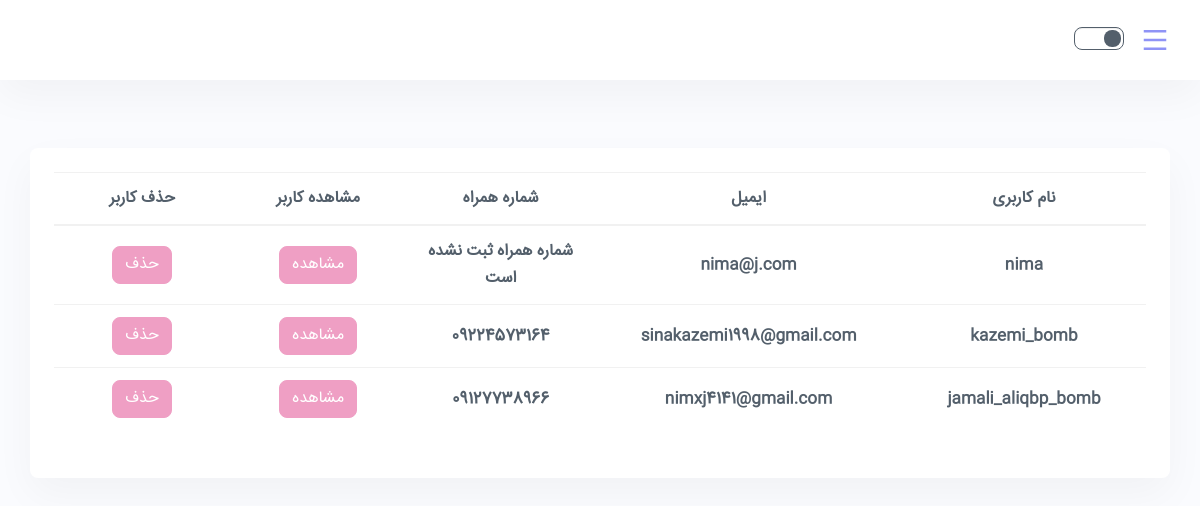
Before: /show-users-admin/ (signed in) with the older database file.
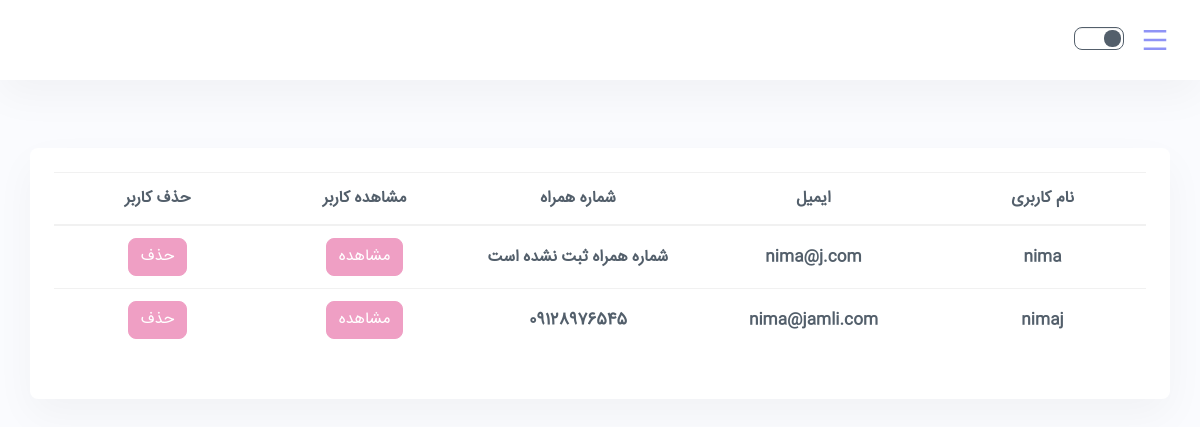
After: the same page with the newer database file.
### DongLand/models.py (models this page shows)
class User(AbstractUser):
    phone_number = models.CharField(max_length=100)
    address = models.CharField(max_length=200)

### DongLand/views.py (the view)
# urls.py: path('show-users-admin/', views.show_users_admin, name='show_users_admin'),
@login_required(login_url='login_page')
def show_users_admin(request):
    list(messages.get_messages(request))
    current_user = request.user
    users = User.objects.all()
    list_of_users = list(users)
    has_access = request.user.is_staff
    if not has_access:
        return render(request, "bad_access.html")
    context = {"friends": list_of_users}
    return render(request, "admin_show_users.html", context)

### templates/admin_show_users.html (shortened to what this page needs)
{% extends "admin_base.html" %}
{% load static %}
{% block content %}
    {% if friends|length == 0 %}
        <p>در حال حاضر هیچ کاربری وجودندارد.</p>
    {% else %}
        <div class="container py-5 h-100">
            <div class="row d-flex justify-content-center align-items-center h-100">
                <div class="card rounded-3" style="width: 100%">
                    <div class="card-body p-4">
                        <table class="table mb-4">
                            <thead>
                            <tr>
                                <th scope="col" class="text-center" style="width: 10%">نام کاربری</th>
                                <th scope="col" class="text-center" style="width: 10%">ایمیل</th>
                                <th scope="col" class="text-center" style="width: 10%">شماره همراه</th>
                                <th scope="col" class="text-center" style="width: 10%">مشاهده کاربر</th>
                                <th scope="col" class="text-center" style="width: 10%">حذف کاربر</th>
                            </tr>
                            </thead>
                            <tbody>
                            {% for item in friends %}
                                <tr>
                                    <th scope="row" class="text-center">{{ item.username }}</th>
                                    <th scope="row" class="text-center">
                                        {% if item.email %}
                                            {{ item.email }}
                                        {% else %}
                                            {{ 'ایمیل ثبت نشده است' }}
                                        {% endif %}
                                    </th>
                                    <th scope="row" class="text-center">
                                        {% if item.phone_number %}
                                            {{ item.phone_number }}
                                        {% else %}
                                            {{ 'شماره همراه ثبت نشده است' }}
                                        {% endif %}
                                    </th>
                                    <td class="text-center">
                                        <a class="btn btn-danger text-center"
                                           href="{% url 'user_profile_admin' item.username %}">مشاهده</a>
                                    </td>
                                    <td class="text-center">
                                        <a class="btn btn-danger text-center"
                                           href="{% url 'remove_user_admin' item.username %}">حذف</a>
                                    </td>
                                </tr>
                            {% endfor %}
                            </tbody>
                        </table>
                    </div>
                </div>
            </div>
        </div>
    {% endif %}
{% endblock %}

### templates/admin_base.html (shortened to what this page needs)
{% load static %}
<!doctype html>
<html lang="en">
<head>
    <link rel="stylesheet" href="{% static "css/backend.min.css" %}">
    <link rel="stylesheet" href="{% static "vendor/%40fortawesome/fontawesome-free/css/all.min.css" %}">
    <link rel="stylesheet" href="{% static "vendor/line-awesome/dist/line-awesome/css/line-awesome.min.css" %}">
    <link rel="stylesheet" href="{% static "vendor/remixicon/fonts/remixicon.css" %}">
    <link rel="stylesheet"
          href="{% static "vendor/doc-viewer/include/verySimpleImageViewer/css/jquery.verySimpleImageViewer.css" %}">
</head>
<body class=" color-light ">
<div class="wrapper">
    <div class="iq-top-navbar fixed d-flex align-items-center">
        <div class="iq-navbar-custom">
            <nav class="navbar navbar-expand-lg navbar-light p-0">
                <div class="iq-navbar-logo d-flex align-items-center justify-content-between">
                    <i class="ri-menu-line wrapper-menu"></i>
                </div>
                <div class="d-flex align-items-center">
                    <div class="change-mode">
                        <div class="custom-control custom-switch custom-switch-icon custom-control-inline">
                            <div class="custom-switch-inner">
                                <label class="custom-control-label" for="dark-mode" data-mode="toggle">
                                </label>
                            </div>
                        </div>
                    </div>
                </div>
            </nav>
        </div>
    </div>
    <div class="content-page">
        <div class="container-fluid">
            <div class="row">
                <div class="col-lg-12">
                    {% block content %}
                    {% endblock %}
                </div>
            </div>
        </div>
    </div>
</div>
</body>
</html>

Changed rows visible on the page:
removed User: username "kazemi_bomb", email "sinakazemi1998@gmail.com", phone_number "09224573164"
removed User: username "jamali_aliqbp_bomb", email "nimxj4141@gmail.com", phone_number "09127738966"
added User: username "nimaj", email "nima@jamli.com", phone_number "09128976545"
